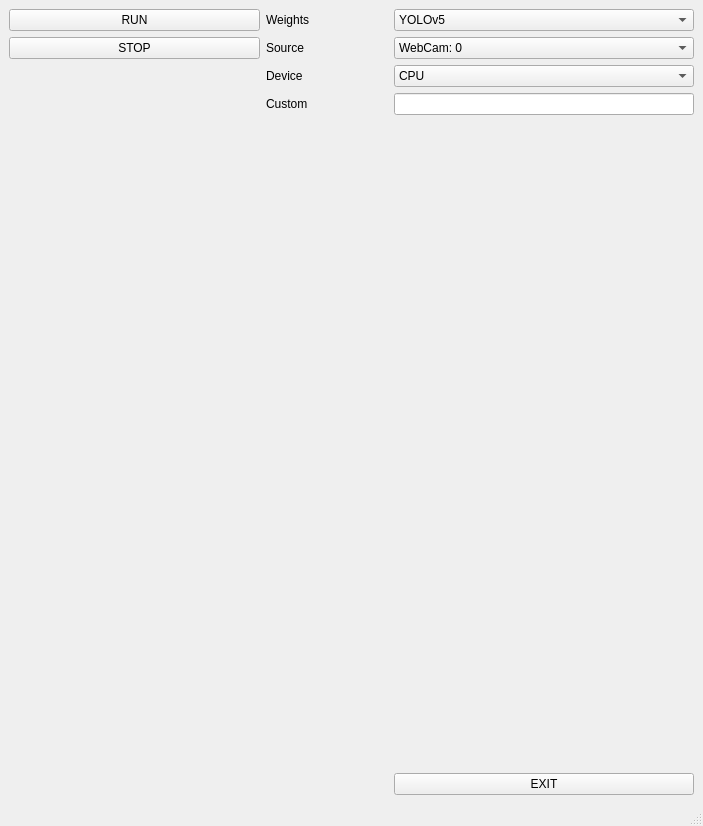
<?xml version="1.0" encoding="UTF-8"?>
<ui version="4.0">
 <class>MainWindow</class>
 <widget class="QMainWindow" name="MainWindow">
  <property name="geometry">
   <rect>
    <x>0</x>
    <y>0</y>
    <width>703</width>
    <height>826</height>
   </rect>
  </property>
  <property name="windowTitle">
   <string>MainWindow</string>
  </property>
  <widget class="QWidget" name="centralwidget">
   <layout class="QGridLayout" name="gridLayout">
    <item row="1" column="3">
     <widget class="QComboBox" name="comboBox_2">
      <item>
       <property name="text">
        <string>WebCam: 0</string>
       </property>
      </item>
      <item>
       <property name="text">
        <string>WebCam: 1</string>
       </property>
      </item>
     </widget>
    </item>
    <item row="3" column="3">
     <widget class="QComboBox" name="comboBox_3">
      <item>
       <property name="text">
        <string>CPU</string>
       </property>
      </item>
      <item>
       <property name="text">
        <string>CUDA: 0</string>
       </property>
      </item>
      <item>
       <property name="text">
        <string>CUDA: 1</string>
       </property>
      </item>
     </widget>
    </item>
    <item row="6" column="0" colspan="4">
     <widget class="QLabel" name="label">
      <property name="text">
       <string/>
      </property>
     </widget>
    </item>
    <item row="0" column="2">
     <widget class="QLabel" name="label_3">
      <property name="text">
       <string>Weights</string>
      </property>
     </widget>
    </item>
    <item row="1" column="2">
     <widget class="QLabel" name="label_4">
      <property name="text">
       <string>Source</string>
      </property>
     </widget>
    </item>
    <item row="3" column="2">
     <widget class="QLabel" name="label_5">
      <property name="text">
       <string>Device</string>
      </property>
     </widget>
    </item>
    <item row="7" column="0" colspan="4">
     <widget class="QLabel" name="label_2">
      <property name="maximumSize">
       <size>
        <width>16777215</width>
        <height>200</height>
       </size>
      </property>
      <property name="text">
       <string/>
      </property>
     </widget>
    </item>
    <item row="0" column="3">
     <widget class="QComboBox" name="comboBox">
      <item>
       <property name="text">
        <string>YOLOv5</string>
       </property>
      </item>
     </widget>
    </item>
    <item row="4" column="3">
     <widget class="QLineEdit" name="lineEdit">
      <property name="maximumSize">
       <size>
        <width>300</width>
        <height>16777215</height>
       </size>
      </property>
     </widget>
    </item>
    <item row="4" column="2">
     <widget class="QLabel" name="label_6">
      <property name="text">
       <string>Custom</string>
      </property>
     </widget>
    </item>
    <item row="8" column="3">
     <widget class="QPushButton" name="pushButton_3">
      <property name="text">
       <string>EXIT</string>
      </property>
     </widget>
    </item>
    <item row="0" column="0" colspan="2">
     <widget class="QPushButton" name="pushButton">
      <property name="text">
       <string>RUN</string>
      </property>
     </widget>
    </item>
    <item row="1" column="0" colspan="2">
     <widget class="QPushButton" name="pushButton_2">
      <property name="text">
       <string>STOP</string>
      </property>
     </widget>
    </item>
   </layout>
  </widget>
  <widget class="QMenuBar" name="menubar">
   <property name="geometry">
    <rect>
     <x>0</x>
     <y>0</y>
     <width>703</width>
     <height>26</height>
    </rect>
   </property>
  </widget>
  <widget class="QStatusBar" name="statusbar"/>
 </widget>
 <resources/>
 <connections/>
</ui>
